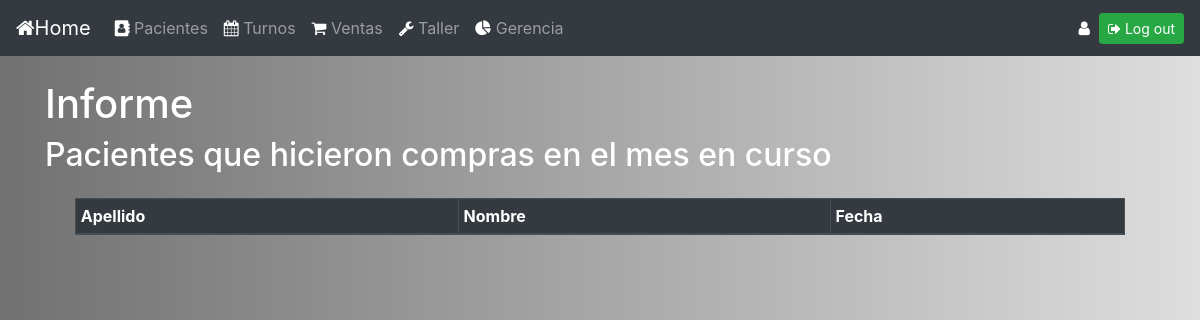
The page /compra/mes/informe_paciente on the database as committed earlier.
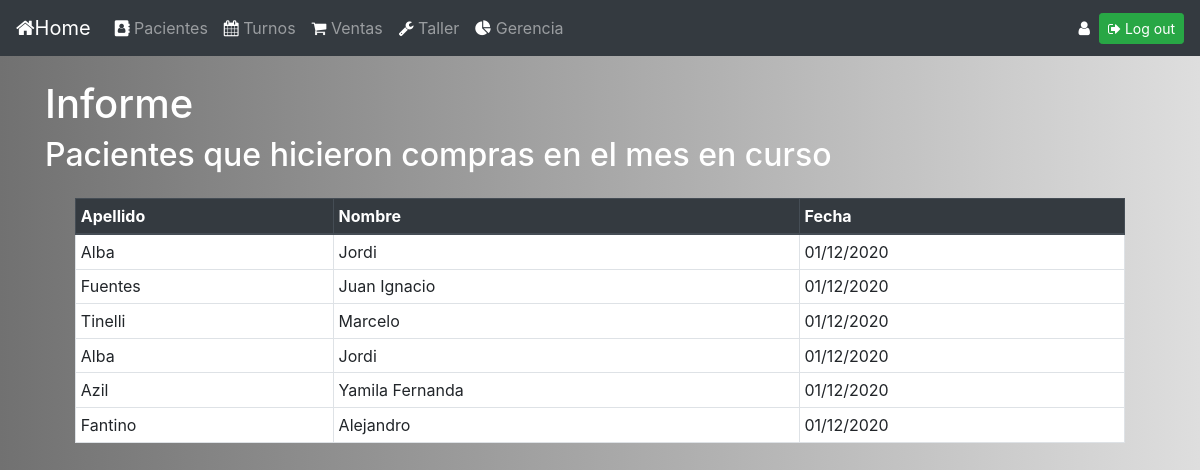
The same page on the database as committed later.
### gestion_consultorio/models.py (models this page shows, shortened)
class venta(models.Model):
    id_paciente = models.ForeignKey(paciente, on_delete=models.CASCADE)
    fecha_venta = models.DateField(default=datetime.datetime(2000,1,31))
    total_vent = models.DecimalField(max_digits=8, decimal_places=2)
    id_User = models.ForeignKey(User, on_delete = models.CASCADE, blank=True)
    forma_de_pago = models.CharField(max_length=32, choices=[('EFECTIVO','efectivo'),('TARJETA DE CREDITO','tarjeta de credito'),('DEBITO','debito'),('BILLETERA VIRTUAL','billetera virtual')],blank=True)
    estado = models.CharField(max_length=32, choices=[('PENDIENTE','pendiente'),('PEDIDO','pedido'),('FINALIZADO','finalizado')],default="PENDIENTE")

class paciente(models.Model):
    nombre = models.CharField(max_length=64)
    apellido = models.CharField(max_length=64)

### gestion_consultorio/views.py (the view, shortened to what this page needs)
# urls.py: path("<str:seleccion>/<str:rango>/informe_paciente", views.informe_paciente, name="informe_paciente"),
def informe_paciente(request,seleccion,rango):
    titulo="Informe"
    if seleccion=="asistencia":
        tipo_informe="turnos"
        if rango=="semana":
            hoy = datetime.date.today()
            inicio_semana = hoy - timedelta(days=hoy.weekday())
            fin_semana = hoy + timedelta(days=6)
            contexto=turno.objects.filter(fecha_turno__range=[inicio_semana, fin_semana]).filter(estado_turno="ATENDIDO").order_by('fecha_turno')
            titulo="Pacientes que asistieron a turnos en la semana en curso"
        else:
            mes=datetime.date.today().month
            contexto=turno.objects.filter(fecha_turno__month=mes).filter(estado_turno="ATENDIDO").order_by('fecha_turno')
            titulo="Pacientes que asistieron a turnos en el mes en curso"
    elif seleccion=="compra":
        tipo_informe="compras"
        if rango=="semana":
            hoy = datetime.date.today()
            inicio_semana = hoy - timedelta(days=hoy.weekday())
            fin_semana = hoy + timedelta(days=6)
            contexto=venta.objects.filter(fecha_venta__range=[inicio_semana,fin_semana]).order_by('fecha_venta')
            titulo="Pacientes que hicieron compras en la semana en curso"
        else:
            mes=datetime.date.today().month
            contexto=venta.objects.filter(fecha_venta__month=mes).order_by('fecha_venta')
            titulo="Pacientes que hicieron compras en el mes en curso"
    return render(request,"informes_paciente.html",{"titulo":titulo, "contexto": contexto, "tipo_informe": tipo_informe})

### gestion_consultorio/templates/informes_paciente.html (shortened to what this page needs)
{% extends "layout.html" %}
{%block body%}
<div class="container">
  <h1 style="color:white">Informe</h1>
  <h2 style="color:white">{{titulo}}</h2>
<div class="container">
  <div id="div1" class ="col-md-12">
    <table border="1" class="table table-hover table-bordered bg-white table-sm">
      <thead class="thead-dark">
        {% if tipo_informe == 'ventas' %}
            <tr>
                <th scope="col">Producto</th>
                <th scope="col">Clasificacion</th>
                <th scope="col">Vision</th>
                <th scope="col">Ojo</th>
                <th scope="col">Armazon</th>
                <th scope="col">Cantidad total</th>
            </tr>
        {% elif tipo_informe == 'ventas_vendedor' %}
                <th scope="col">Vendedor</th>
                <th scope="col">Ventas del mes</th>
        {% else %}
            <tr>
                <th scope="col">Apellido</th>
                <th scope="col">Nombre</th>
                <th scope="col">Fecha</th>
            </tr>
        {% endif %}
      </thead>
      <tbody>
        {% if tipo_informe == 'turnos' %}
            {% for unPaciente in contexto %}
                    <tr>
                        <td>{{unPaciente.id_paciente.apellido}}</td>
                        <td>{{unPaciente.id_paciente.nombre}}</td>
                        <td>{{unPaciente.fecha_turno|date:"d/m/Y"}}</td>
                    </tr>
            {% endfor %}
        {% elif tipo_informe == 'compras' %}
            {% for unPaciente in contexto %}
            <tr>
                <td>{{unPaciente.id_paciente.apellido}}</td>
                <td>{{unPaciente.id_paciente.nombre}}</td>
                <td>{{unPaciente.fecha_venta|date:"d/m/Y"}}</td>
            </tr>
            {% endfor %}
        {% endif %}
      </tbody>
    </table>
  </div>
</div>
{%endblock%}

Rows that differ between the two databases and show on the page:
added venta: id_paciente.apellido "Alba", id_paciente.nombre "Jordi", fecha_venta "01/12/2020"
added venta: id_paciente.apellido "Fuentes", id_paciente.nombre "Juan Ignacio", fecha_venta "01/12/2020"
added venta: id_paciente.apellido "Tinelli", id_paciente.nombre "Marcelo", fecha_venta "01/12/2020"
added venta: id_paciente.apellido "Alba", id_paciente.nombre "Jordi", fecha_venta "01/12/2020"
added venta: id_paciente.apellido "Azil", id_paciente.nombre "Yamila Fernanda", fecha_venta "01/12/2020"
added venta: id_paciente.apellido "Fantino", id_paciente.nombre "Alejandro", fecha_venta "01/12/2020"
